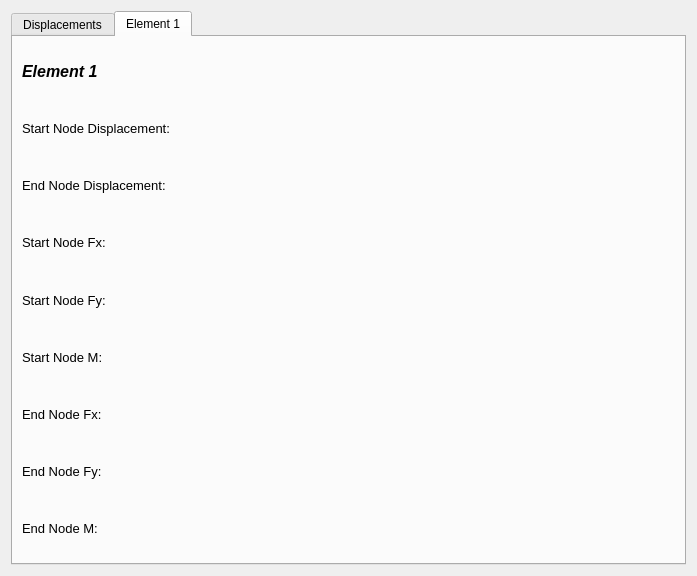
<?xml version="1.0" encoding="UTF-8"?>
<ui version="4.0">
 <class>Form_Results</class>
 <widget class="QWidget" name="Form_Results">
  <property name="geometry">
   <rect>
    <x>0</x>
    <y>0</y>
    <width>697</width>
    <height>576</height>
   </rect>
  </property>
  <property name="windowTitle">
   <string>Results</string>
  </property>
  <layout class="QVBoxLayout" name="verticalLayout">
   <item>
    <widget class="QTabWidget" name="tabs_Results">
     <property name="enabled">
      <bool>true</bool>
     </property>
     <property name="currentIndex">
      <number>1</number>
     </property>
     <widget class="QWidget" name="tab_Displacements">
      <attribute name="title">
       <string>Displacements</string>
      </attribute>
      <layout class="QHBoxLayout" name="horizontalLayout">
       <item>
        <widget class="QTableWidget" name="table_displacements"/>
       </item>
      </layout>
     </widget>
     <widget class="QWidget" name="tab_Element1">
      <attribute name="title">
       <string>Element 1</string>
      </attribute>
      <layout class="QHBoxLayout" name="horizontalLayout_3">
       <item>
        <layout class="QVBoxLayout" name="verticalLayout_2">
         <item>
          <widget class="QLabel" name="label_Element">
           <property name="font">
            <font>
             <family>Arial</family>
             <pointsize>12</pointsize>
             <weight>75</weight>
             <italic>true</italic>
             <bold>true</bold>
            </font>
           </property>
           <property name="text">
            <string>Element 1</string>
           </property>
          </widget>
         </item>
         <item>
          <widget class="QLabel" name="label_StartNodeDisp">
           <property name="font">
            <font>
             <family>Arial</family>
             <pointsize>10</pointsize>
             <weight>50</weight>
             <italic>false</italic>
             <bold>false</bold>
            </font>
           </property>
           <property name="text">
            <string>Start Node Displacement:</string>
           </property>
          </widget>
         </item>
         <item>
          <widget class="QLabel" name="label_EndNodeDisp">
           <property name="font">
            <font>
             <family>Arial</family>
             <pointsize>10</pointsize>
             <weight>50</weight>
             <italic>false</italic>
             <bold>false</bold>
            </font>
           </property>
           <property name="text">
            <string>End Node Displacement:</string>
           </property>
          </widget>
         </item>
         <item>
          <widget class="QLabel" name="label_StartNodeFx">
           <property name="font">
            <font>
             <family>Arial</family>
             <pointsize>10</pointsize>
             <weight>50</weight>
             <italic>false</italic>
             <bold>false</bold>
            </font>
           </property>
           <property name="text">
            <string>Start Node Fx:</string>
           </property>
          </widget>
         </item>
         <item>
          <widget class="QLabel" name="label_StartNodeFy">
           <property name="font">
            <font>
             <family>Arial</family>
             <pointsize>10</pointsize>
             <weight>50</weight>
             <italic>false</italic>
             <bold>false</bold>
            </font>
           </property>
           <property name="text">
            <string>Start Node Fy:</string>
           </property>
          </widget>
         </item>
         <item>
          <widget class="QLabel" name="label_StartNodeM">
           <property name="font">
            <font>
             <family>Arial</family>
             <pointsize>10</pointsize>
             <weight>50</weight>
             <italic>false</italic>
             <bold>false</bold>
            </font>
           </property>
           <property name="text">
            <string>Start Node M:</string>
           </property>
          </widget>
         </item>
         <item>
          <widget class="QLabel" name="label_EndNodeFx">
           <property name="font">
            <font>
             <family>Arial</family>
             <pointsize>10</pointsize>
             <weight>50</weight>
             <italic>false</italic>
             <bold>false</bold>
            </font>
           </property>
           <property name="text">
            <string>End Node Fx:</string>
           </property>
          </widget>
         </item>
         <item>
          <widget class="QLabel" name="label_EndNodeFy">
           <property name="font">
            <font>
             <family>Arial</family>
             <pointsize>10</pointsize>
             <weight>50</weight>
             <italic>false</italic>
             <bold>false</bold>
            </font>
           </property>
           <property name="text">
            <string>End Node Fy:</string>
           </property>
          </widget>
         </item>
         <item>
          <widget class="QLabel" name="label_EndNodeM">
           <property name="font">
            <font>
             <family>Arial</family>
             <pointsize>10</pointsize>
             <weight>50</weight>
             <italic>false</italic>
             <bold>false</bold>
            </font>
           </property>
           <property name="text">
            <string>End Node M:</string>
           </property>
          </widget>
         </item>
        </layout>
       </item>
       <item>
        <widget class="QWidget" name="widget" native="true"/>
       </item>
      </layout>
     </widget>
    </widget>
   </item>
  </layout>
 </widget>
 <resources/>
 <connections/>
</ui>
